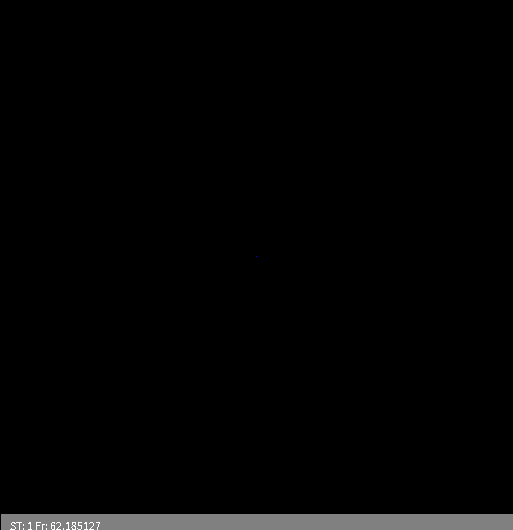
Frame 1 (no input)
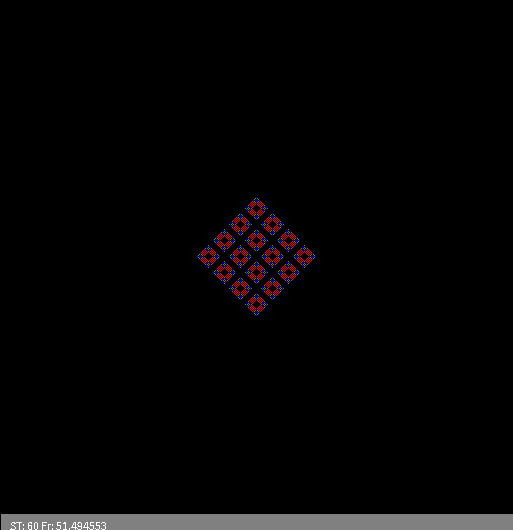
Frame 60 (the mouse pressed at the canvas centre just before this capture)
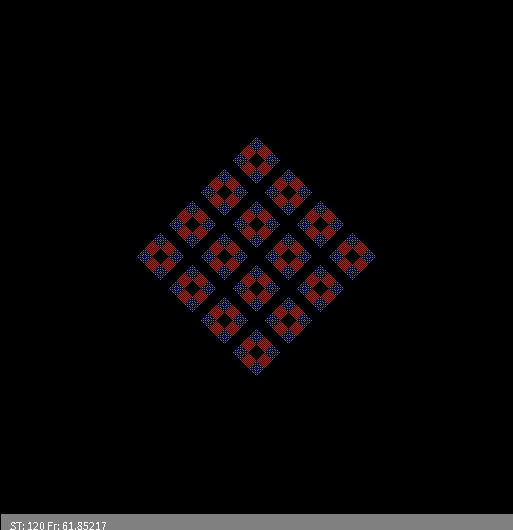
Frame 120 (the mouse held since frame 60 and released just before this capture)

The Processing sketch that drew these frames (run headless with seeded random() and noise(); from frame 60 on, the mouse is pressed at the canvas centre):

// Processing sketch: automat_wzrost2Dv3
// ── automat_wzrost2Dv3.pde
//Dwuwymiarowy, DETERMINISTYCZNY automat komórkowy - reguła "ZSUMUJ Z SĄSIADAMI I WEŹ MODULO". SYNCHRONICZNY
//Zasiewanie tablicy na początku z zadaną gęstością lub pojedynczą komórką
//Przyśpieszony poprzez śledzenie zmian
//-////////////////////////////////////////////////////////////////////////////////////////////////////////////////
int WorldSize=513; //Ile chcemy elementów w linii?
int[][] WorldOld=new int[WorldSize][WorldSize]; //Tworzenie tablic - w Processingu zawsze za pomocą alokacji
int[][] WorldNew=new int[WorldSize][WorldSize];

float IDens=0.0; //Początkowa gęstość w tablicy
int Div=4; //Jaki dzielnik w regule automatu
boolean self=false; //albo true

void setup()
{
  size(513,530);    //Okno nie do końca kwadratowe - miejsce na napis
  noSmooth(); //Usprawniwnie 1: tryb noSmooth() jest znacznie szybszy
  frameRate(120);
    
  if(IDens>0)
  {
   for(int i=0;i<WorldOld.length;i++) //Zasiewanie tablicy
    for(int j=0;j<WorldOld.length;j++) 
    {
      WorldNew[i][j]=-1; //Info że jeszcze nie używane więc nie rysowane
      if(random(1.0)<IDens)
        WorldOld[i][j]=(int)(random(Div)); //trzeba zmienić typ, bo tablica przechowuje int a nie float
      else
        WorldOld[i][j]=0;
    }
  }
  else
  {
    for(int i=0;i<WorldOld.length;i++) //Zasiewanie tablicy
     for(int j=0;j<WorldOld.length;j++) 
      WorldNew[i][j]=-1; //Info że jeszcze nie używane więc nie rysowane
      
    WorldOld[WorldSize/2][WorldSize/2]=1; //Tylko jeden w środku
  }
}


int t=0;
void draw()
{  
  for(int i=0;i<WorldOld.length;i++) //Wizualizacja czyli "rysowanie na ekranie" 
    for(int j=0;j<WorldOld.length;j++) 
    {
      switch(WorldOld[i][j]){ //Instrukcja wyboru pozwala nam wybrać dowolny kolor w zależności od liczby w komórce
      //case N:stroke( , , );break; //Można dodać kolejne kolory
      case 5:stroke(128,128,255);break;
      case 4:stroke(0,128,0);break;
      case 3:stroke(128,128,0);break;
      case 2:stroke(255,0,0);break;
      case 1:stroke(0,0,255);break;
      case 0:stroke(0,0,0);break;
      default: stroke(0,255,0); //To się pojawiać nie powinno
      break;
      }
      //Usprawnienie 2: nie rysujemy gdy...
      if( (WorldOld[i][j] != WorldNew[i][j]) ) //na WorldNew jest stara zawartość 
        point(i,j); //Komórka to punkt na ekranie
    }
  
  for(int i=0;i<WorldOld.length;i++) //Zmiana stanu automatu
  {
       //Reguła - "ZSUMUJ Z SĄSIADAMI I WEŹ MODULO"
       //Zamiast ignorować brzegi można zrobić liczenie indeksów sąsiadów z zawijaniem dzięki reszcie z dzielenia
       int right = (i+1) % WorldSize;         
       int left  = (WorldSize+i-1) % WorldSize;
       
       for(int j=0;j<WorldOld.length;j++) 
       {
         int dw=(j+1) % WorldSize;   
         int up=(WorldSize+j-1) % WorldSize;
         
         int ile =(self?WorldOld[i][j]:0) //Aktualna komórka brana albo nie
                 +WorldOld[left][j]      //w lewo od niej
                 +WorldOld[right][j]     //w prawo
                 +WorldOld[i][up]        //w górę
                 +WorldOld[i][dw]        //w dół      
                 ; //suma z pięciu komórek brana potem modulo Div
      
         WorldNew[i][j]=ile % Div; //Nowy stan zapisujemy na drugą tablicę
       }
   }
   
   //Zamiana tablic - łatwa bo nie trzeba kopiować tablic, wystarczy "uchwyty" do nich
   int[][] WorldTmp=WorldOld;
   WorldOld=WorldNew;
   WorldNew=WorldTmp;
   
   t++; //Kolejne pokolenie/krok/rok
   fill(128);
   rect(0,WorldSize,width,height-WorldSize); //Czyszczący prostokąt
   fill(255);
   text("ST: "+t+" Fr: "+frameRate,10,height);
}

//-////////////////////////////////////////////////////////////////////////////////
// Autor: Wojciech T. Borkowski
// Materiały do podręcznika "Processing w edukacji i symulacji
// https://github.com/borkowsk/sym4processing/tree/master/ProcessingWEdukacji
//-////////////////////////////////////////////////////////////////////////////////
